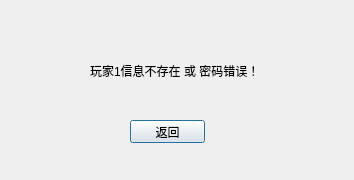
<?xml version="1.0" encoding="UTF-8"?>
<ui version="4.0">
 <class>login_warning2</class>
 <widget class="QDialog" name="login_warning2">
  <property name="geometry">
   <rect>
    <x>0</x>
    <y>0</y>
    <width>354</width>
    <height>180</height>
   </rect>
  </property>
  <property name="windowTitle">
   <string>Dialog</string>
  </property>
  <widget class="QPushButton" name="Back">
   <property name="geometry">
    <rect>
     <x>130</x>
     <y>120</y>
     <width>75</width>
     <height>23</height>
    </rect>
   </property>
   <property name="text">
    <string>返回</string>
   </property>
  </widget>
  <widget class="QLabel" name="label">
   <property name="geometry">
    <rect>
     <x>90</x>
     <y>50</y>
     <width>171</width>
     <height>41</height>
    </rect>
   </property>
   <property name="text">
    <string>玩家1信息不存在 或 密码错误！</string>
   </property>
  </widget>
 </widget>
 <resources/>
 <connections/>
</ui>
